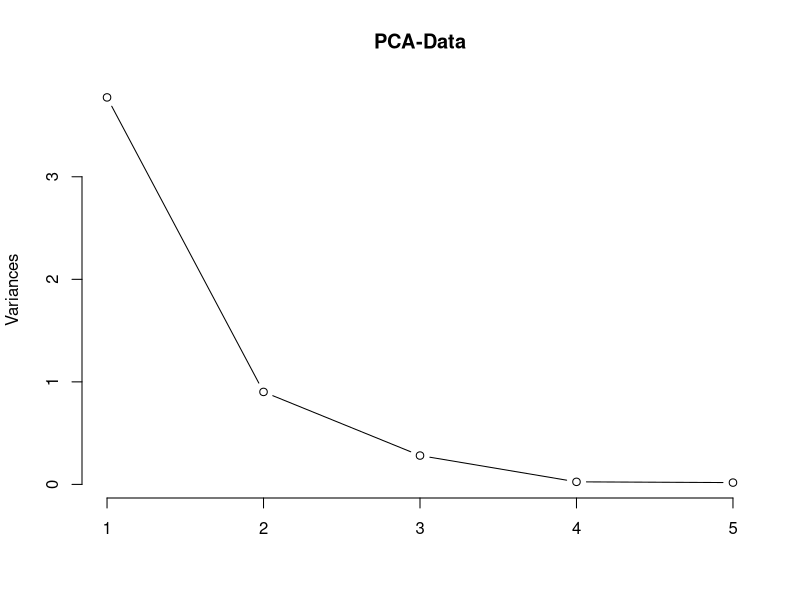
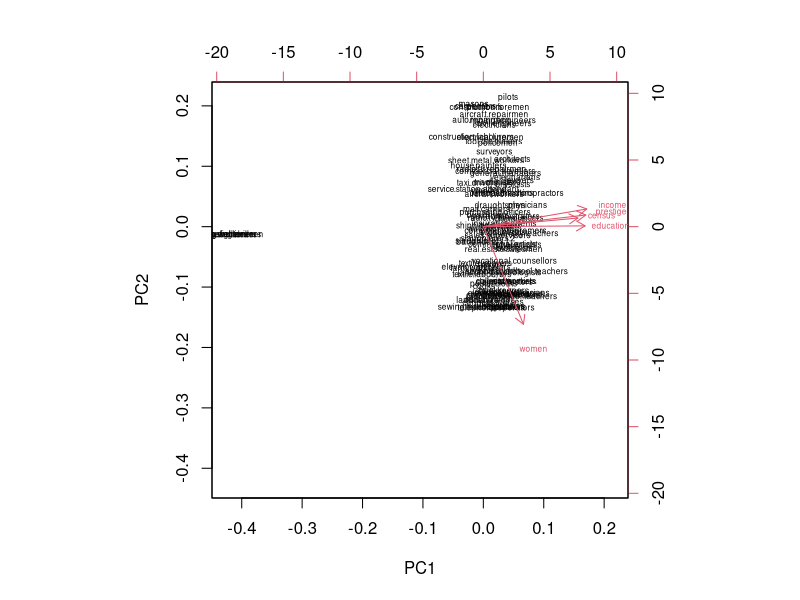

Recreate these plots in R, in order.
## ---- chunk 1
require(car)
## ---- chunk 2
clearedPrestige <- Prestige[complete.cases(Prestige),]
#clearedPrestige[is.infinite(clearedPrestige$women),] <- 0.00
## ---- chunk 3
log.pr <- log(clearedPrestige[, 1:5])
types <- clearedPrestige[, 6]
## ---- chunk 4
log.pr[is.infinite(log.pr$women),] <- 0
## ---- chunk 5
pr.pca <- prcomp(log.pr, center=TRUE, scale. = TRUE)
pr.pca
## ---- chunk 6
plot(pr.pca, type="l", main="PCA-Data")
## ---- chunk 7
pr.pca$rotation=-pr.pca$rotation
pr.pca$x=-pr.pca$x
biplot(pr.pca, cex=0.5)
